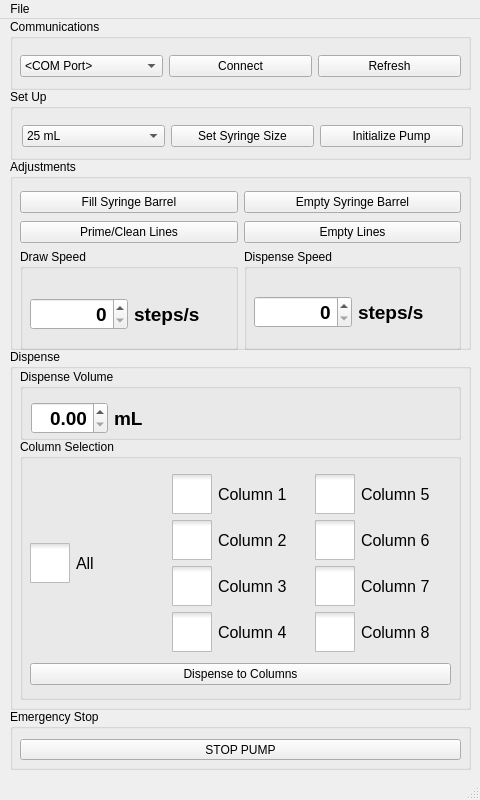
<?xml version="1.0" encoding="UTF-8"?>
<ui version="4.0">
 <class>MainWindow</class>
 <widget class="QMainWindow" name="MainWindow">
  <property name="geometry">
   <rect>
    <x>0</x>
    <y>0</y>
    <width>480</width>
    <height>800</height>
   </rect>
  </property>
  <property name="minimumSize">
   <size>
    <width>480</width>
    <height>800</height>
   </size>
  </property>
  <property name="maximumSize">
   <size>
    <width>480</width>
    <height>800</height>
   </size>
  </property>
  <property name="windowTitle">
   <string>SEC</string>
  </property>
  <property name="windowIcon">
   <iconset>
    <normaloff>../../../Desktop/unnamed.jpg</normaloff>../../../Desktop/unnamed.jpg</iconset>
  </property>
  <widget class="QWidget" name="centralwidget">
   <widget class="QGroupBox" name="commsBox">
    <property name="geometry">
     <rect>
      <x>10</x>
      <y>0</y>
      <width>461</width>
      <height>71</height>
     </rect>
    </property>
    <property name="title">
     <string>Communications</string>
    </property>
    <widget class="QWidget" name="layoutWidget">
     <property name="geometry">
      <rect>
       <x>10</x>
       <y>31</y>
       <width>441</width>
       <height>32</height>
      </rect>
     </property>
     <layout class="QHBoxLayout" name="horizontalLayout">
      <item>
       <widget class="QComboBox" name="comPortComboBox">
        <item>
         <property name="text">
          <string>&lt;COM Port&gt;</string>
         </property>
        </item>
       </widget>
      </item>
      <item>
       <widget class="QPushButton" name="connectButton">
        <property name="text">
         <string>Connect</string>
        </property>
       </widget>
      </item>
      <item>
       <widget class="QPushButton" name="refreshButton">
        <property name="toolTip">
         <string>Refresh the list of COM ports</string>
        </property>
        <property name="text">
         <string>Refresh</string>
        </property>
       </widget>
      </item>
     </layout>
    </widget>
   </widget>
   <widget class="QGroupBox" name="setUpBox">
    <property name="geometry">
     <rect>
      <x>10</x>
      <y>70</y>
      <width>461</width>
      <height>71</height>
     </rect>
    </property>
    <property name="title">
     <string>Set Up</string>
    </property>
    <widget class="QWidget" name="layoutWidget">
     <property name="geometry">
      <rect>
       <x>12</x>
       <y>31</y>
       <width>441</width>
       <height>32</height>
      </rect>
     </property>
     <layout class="QHBoxLayout" name="horizontalLayout_2">
      <item>
       <widget class="QComboBox" name="syringeComboBox">
        <item>
         <property name="text">
          <string>25 mL</string>
         </property>
        </item>
        <item>
         <property name="text">
          <string>10 mL</string>
         </property>
        </item>
        <item>
         <property name="text">
          <string>5 mL</string>
         </property>
        </item>
        <item>
         <property name="text">
          <string>1 mL</string>
         </property>
        </item>
        <item>
         <property name="text">
          <string>500 μL</string>
         </property>
        </item>
        <item>
         <property name="text">
          <string>250 μL</string>
         </property>
        </item>
        <item>
         <property name="text">
          <string>100 μL</string>
         </property>
        </item>
        <item>
         <property name="text">
          <string>50 μL</string>
         </property>
        </item>
       </widget>
      </item>
      <item>
       <widget class="QPushButton" name="syringeButton">
        <property name="toolTip">
         <string>Set the syringe barrel size (ensure this matches the physical barrel size)</string>
        </property>
        <property name="text">
         <string>Set Syringe Size</string>
        </property>
       </widget>
      </item>
      <item>
       <widget class="QPushButton" name="initializeButton">
        <property name="toolTip">
         <string>Initialize pump before sending commands</string>
        </property>
        <property name="text">
         <string>Initialize Pump</string>
        </property>
       </widget>
      </item>
     </layout>
    </widget>
   </widget>
   <widget class="QGroupBox" name="emergencyStopBox">
    <property name="geometry">
     <rect>
      <x>10</x>
      <y>690</y>
      <width>461</width>
      <height>61</height>
     </rect>
    </property>
    <property name="title">
     <string>Emergency Stop</string>
    </property>
    <widget class="QPushButton" name="stopButton">
     <property name="geometry">
      <rect>
       <x>10</x>
       <y>30</y>
       <width>441</width>
       <height>21</height>
      </rect>
     </property>
     <property name="toolTip">
      <string>Interrupt pump and stop all actions.</string>
     </property>
     <property name="text">
      <string>STOP PUMP</string>
     </property>
    </widget>
   </widget>
   <widget class="QGroupBox" name="dispenseBox">
    <property name="geometry">
     <rect>
      <x>10</x>
      <y>330</y>
      <width>461</width>
      <height>361</height>
     </rect>
    </property>
    <property name="title">
     <string>Dispense</string>
    </property>
    <widget class="QGroupBox" name="columnSelectBox">
     <property name="geometry">
      <rect>
       <x>10</x>
       <y>90</y>
       <width>441</width>
       <height>261</height>
      </rect>
     </property>
     <property name="font">
      <font>
       <weight>50</weight>
       <bold>false</bold>
      </font>
     </property>
     <property name="title">
      <string>Column Selection</string>
     </property>
     <widget class="QWidget" name="layoutWidget">
      <property name="geometry">
       <rect>
        <x>10</x>
        <y>30</y>
        <width>421</width>
        <height>221</height>
       </rect>
      </property>
      <layout class="QVBoxLayout" name="verticalLayout_4">
       <item>
        <layout class="QHBoxLayout" name="horizontalLayout_3">
         <item>
          <widget class="QCheckBox" name="allCheckBox">
           <property name="enabled">
            <bool>true</bool>
           </property>
           <property name="font">
            <font>
             <pointsize>12</pointsize>
             <weight>50</weight>
             <bold>false</bold>
            </font>
           </property>
           <property name="styleSheet">
            <string notr="true">QCheckBox::indicator {
    width: 40px;
    height: 40px;
}
QCheckBox::indicator:unchecked {
	 image: url(./CheckBoxIcons/BlankCheckBox400px.svg);
}

QCheckBox::indicator:unchecked:hover {
    image: url(./CheckBoxIcons/HoverCheckBox400px.svg);
}

QCheckBox::indicator:unchecked:pressed {
    image: url(./CheckBoxIcons/HoverCheckBox400px.svg);
}

QCheckBox::indicator:checked {
     image: url(./CheckBoxIcons/CheckedCheckBox400px.svg);
}

QCheckBox::indicator:checked:hover {
    image: url(./CheckBoxIcons/HoverCheckedCheckBox400px.svg);
}

QCheckBox::indicator:checked:pressed {
     image: url(./CheckBoxIcons/HoverCheckedCheckBox400px.svg);
}
QCheckBox::indicator:checked:disabled
{
    image: url(./CheckBoxIcons/DisabledCheckedCheckBox400px.svg);
}
QCheckBox::indicator:unchecked:disabled
{
    image: url(./CheckBoxIcons/DisabledCheckBox400px.svg);
}</string>
           </property>
           <property name="text">
            <string>All</string>
           </property>
          </widget>
         </item>
         <item>
          <layout class="QVBoxLayout" name="verticalLayout_3">
           <item>
            <widget class="QCheckBox" name="column1CheckBox">
             <property name="font">
              <font>
               <pointsize>12</pointsize>
               <weight>50</weight>
               <bold>false</bold>
              </font>
             </property>
             <property name="styleSheet">
              <string notr="true">QCheckBox::indicator {
    width: 40px;
    height: 40px;
}
QCheckBox::indicator:unchecked {
	 image: url(./CheckBoxIcons/BlankCheckBox400px.svg);
}

QCheckBox::indicator:unchecked:hover {
    image: url(./CheckBoxIcons/HoverCheckBox400px.svg);
}

QCheckBox::indicator:unchecked:pressed {
    image: url(./CheckBoxIcons/HoverCheckBox400px.svg);
}

QCheckBox::indicator:checked {
     image: url(./CheckBoxIcons/CheckedCheckBox400px.svg);
}

QCheckBox::indicator:checked:hover {
    image: url(./CheckBoxIcons/HoverCheckedCheckBox400px.svg);
}

QCheckBox::indicator:checked:pressed {
     image: url(./CheckBoxIcons/HoverCheckedCheckBox400px.svg);
}
QCheckBox::indicator:checked:disabled
{
    image: url(./CheckBoxIcons/DisabledCheckedCheckBox400px.svg);
}
QCheckBox::indicator:unchecked:disabled
{
    image: url(./CheckBoxIcons/DisabledCheckBox400px.svg);
}</string>
             </property>
             <property name="text">
              <string>Column 1</string>
             </property>
            </widget>
           </item>
           <item>
            <widget class="QCheckBox" name="column2CheckBox">
             <property name="font">
              <font>
               <pointsize>12</pointsize>
               <weight>50</weight>
               <bold>false</bold>
              </font>
             </property>
             <property name="styleSheet">
              <string notr="true">QCheckBox::indicator {
    width: 40px;
    height: 40px;
}
QCheckBox::indicator:unchecked {
	 image: url(./CheckBoxIcons/BlankCheckBox400px.svg);
}

QCheckBox::indicator:unchecked:hover {
    image: url(./CheckBoxIcons/HoverCheckBox400px.svg);
}

QCheckBox::indicator:unchecked:pressed {
    image: url(./CheckBoxIcons/HoverCheckBox400px.svg);
}

QCheckBox::indicator:checked {
     image: url(./CheckBoxIcons/CheckedCheckBox400px.svg);
}

QCheckBox::indicator:checked:hover {
    image: url(./CheckBoxIcons/HoverCheckedCheckBox400px.svg);
}

QCheckBox::indicator:checked:pressed {
     image: url(./CheckBoxIcons/HoverCheckedCheckBox400px.svg);
}
QCheckBox::indicator:checked:disabled
{
    image: url(./CheckBoxIcons/DisabledCheckedCheckBox400px.svg);
}
QCheckBox::indicator:unchecked:disabled
{
    image: url(./CheckBoxIcons/DisabledCheckBox400px.svg);
}</string>
             </property>
             <property name="text">
              <string>Column 2</string>
             </property>
            </widget>
           </item>
           <item>
            <widget class="QCheckBox" name="column3CheckBox">
             <property name="font">
              <font>
               <pointsize>12</pointsize>
               <weight>50</weight>
               <bold>false</bold>
              </font>
             </property>
             <property name="styleSheet">
              <string notr="true">QCheckBox::indicator {
    width: 40px;
    height: 40px;
}
QCheckBox::indicator:unchecked {
	 image: url(./CheckBoxIcons/BlankCheckBox400px.svg);
}

QCheckBox::indicator:unchecked:hover {
    image: url(./CheckBoxIcons/HoverCheckBox400px.svg);
}

QCheckBox::indicator:unchecked:pressed {
    image: url(./CheckBoxIcons/HoverCheckBox400px.svg);
}

QCheckBox::indicator:checked {
     image: url(./CheckBoxIcons/CheckedCheckBox400px.svg);
}

QCheckBox::indicator:checked:hover {
    image: url(./CheckBoxIcons/HoverCheckedCheckBox400px.svg);
}

QCheckBox::indicator:checked:pressed {
     image: url(./CheckBoxIcons/HoverCheckedCheckBox400px.svg);
}
QCheckBox::indicator:checked:disabled
{
    image: url(./CheckBoxIcons/DisabledCheckedCheckBox400px.svg);
}
QCheckBox::indicator:unchecked:disabled
{
    image: url(./CheckBoxIcons/DisabledCheckBox400px.svg);
}</string>
             </property>
             <property name="text">
              <string>Column 3</string>
             </property>
            </widget>
           </item>
           <item>
            <widget class="QCheckBox" name="column4CheckBox">
             <property name="font">
              <font>
               <pointsize>12</pointsize>
               <weight>50</weight>
               <bold>false</bold>
              </font>
             </property>
             <property name="styleSheet">
              <string notr="true">QCheckBox::indicator {
    width: 40px;
    height: 40px;
}
QCheckBox::indicator:unchecked {
	 image: url(./CheckBoxIcons/BlankCheckBox400px.svg);
}

QCheckBox::indicator:unchecked:hover {
    image: url(./CheckBoxIcons/HoverCheckBox400px.svg);
}

QCheckBox::indicator:unchecked:pressed {
    image: url(./CheckBoxIcons/HoverCheckBox400px.svg);
}

QCheckBox::indicator:checked {
     image: url(./CheckBoxIcons/CheckedCheckBox400px.svg);
}

QCheckBox::indicator:checked:hover {
    image: url(./CheckBoxIcons/HoverCheckedCheckBox400px.svg);
}

QCheckBox::indicator:checked:pressed {
     image: url(./CheckBoxIcons/HoverCheckedCheckBox400px.svg);
}
QCheckBox::indicator:checked:disabled
{
    image: url(./CheckBoxIcons/DisabledCheckedCheckBox400px.svg);
}
QCheckBox::indicator:unchecked:disabled
{
    image: url(./CheckBoxIcons/DisabledCheckBox400px.svg);
}</string>
             </property>
             <property name="text">
              <string>Column 4</string>
             </property>
            </widget>
           </item>
          </layout>
         </item>
         <item>
          <layout class="QVBoxLayout" name="verticalLayout_2">
           <item>
            <widget class="QCheckBox" name="column5CheckBox">
             <property name="font">
              <font>
               <pointsize>12</pointsize>
               <weight>50</weight>
               <bold>false</bold>
              </font>
             </property>
             <property name="styleSheet">
              <string notr="true">QCheckBox::indicator {
    width: 40px;
    height: 40px;
}
QCheckBox::indicator:unchecked {
	 image: url(./CheckBoxIcons/BlankCheckBox400px.svg);
}

QCheckBox::indicator:unchecked:hover {
    image: url(./CheckBoxIcons/HoverCheckBox400px.svg);
}

QCheckBox::indicator:unchecked:pressed {
    image: url(./CheckBoxIcons/HoverCheckBox400px.svg);
}

QCheckBox::indicator:checked {
     image: url(./CheckBoxIcons/CheckedCheckBox400px.svg);
}

QCheckBox::indicator:checked:hover {
    image: url(./CheckBoxIcons/HoverCheckedCheckBox400px.svg);
}

QCheckBox::indicator:checked:pressed {
     image: url(./CheckBoxIcons/HoverCheckedCheckBox400px.svg);
}
QCheckBox::indicator:checked:disabled
{
    image: url(./CheckBoxIcons/DisabledCheckedCheckBox400px.svg);
}
QCheckBox::indicator:unchecked:disabled
{
    image: url(./CheckBoxIcons/DisabledCheckBox400px.svg);
}</string>
             </property>
             <property name="text">
              <string>Column 5</string>
             </property>
            </widget>
           </item>
           <item>
            <widget class="QCheckBox" name="column6CheckBox">
             <property name="font">
              <font>
               <pointsize>12</pointsize>
               <weight>50</weight>
               <bold>false</bold>
              </font>
             </property>
             <property name="styleSheet">
              <string notr="true">QCheckBox::indicator {
    width: 40px;
    height: 40px;
}
QCheckBox::indicator:unchecked {
	 image: url(./CheckBoxIcons/BlankCheckBox400px.svg);
}

QCheckBox::indicator:unchecked:hover {
    image: url(./CheckBoxIcons/HoverCheckBox400px.svg);
}

QCheckBox::indicator:unchecked:pressed {
    image: url(./CheckBoxIcons/HoverCheckBox400px.svg);
}

QCheckBox::indicator:checked {
     image: url(./CheckBoxIcons/CheckedCheckBox400px.svg);
}

QCheckBox::indicator:checked:hover {
    image: url(./CheckBoxIcons/HoverCheckedCheckBox400px.svg);
}

QCheckBox::indicator:checked:pressed {
     image: url(./CheckBoxIcons/HoverCheckedCheckBox400px.svg);
}
QCheckBox::indicator:checked:disabled
{
    image: url(./CheckBoxIcons/DisabledCheckedCheckBox400px.svg);
}
QCheckBox::indicator:unchecked:disabled
{
    image: url(./CheckBoxIcons/DisabledCheckBox400px.svg);
}</string>
             </property>
             <property name="text">
              <string>Column 6</string>
             </property>
            </widget>
           </item>
           <item>
            <widget class="QCheckBox" name="column7CheckBox">
             <property name="font">
              <font>
               <pointsize>12</pointsize>
               <weight>50</weight>
               <bold>false</bold>
              </font>
             </property>
             <property name="styleSheet">
              <string notr="true">QCheckBox::indicator {
    width: 40px;
    height: 40px;
}
QCheckBox::indicator:unchecked {
	 image: url(./CheckBoxIcons/BlankCheckBox400px.svg);
}

QCheckBox::indicator:unchecked:hover {
    image: url(./CheckBoxIcons/HoverCheckBox400px.svg);
}

QCheckBox::indicator:unchecked:pressed {
    image: url(./CheckBoxIcons/HoverCheckBox400px.svg);
}

QCheckBox::indicator:checked {
     image: url(./CheckBoxIcons/CheckedCheckBox400px.svg);
}

QCheckBox::indicator:checked:hover {
    image: url(./CheckBoxIcons/HoverCheckedCheckBox400px.svg);
}

QCheckBox::indicator:checked:pressed {
     image: url(./CheckBoxIcons/HoverCheckedCheckBox400px.svg);
}
QCheckBox::indicator:checked:disabled
{
    image: url(./CheckBoxIcons/DisabledCheckedCheckBox400px.svg);
}
QCheckBox::indicator:unchecked:disabled
{
    image: url(./CheckBoxIcons/DisabledCheckBox400px.svg);
}</string>
             </property>
             <property name="text">
              <string>Column 7</string>
             </property>
            </widget>
           </item>
           <item>
            <widget class="QCheckBox" name="column8CheckBox">
             <property name="font">
              <font>
               <pointsize>12</pointsize>
               <weight>50</weight>
               <bold>false</bold>
              </font>
             </property>
             <property name="styleSheet">
              <string notr="true">QCheckBox::indicator {
    width: 40px;
    height: 40px;
}
QCheckBox::indicator:unchecked {
	 image: url(./CheckBoxIcons/BlankCheckBox400px.svg);
}

QCheckBox::indicator:unchecked:hover {
    image: url(./CheckBoxIcons/HoverCheckBox400px.svg);
}

QCheckBox::indicator:unchecked:pressed {
    image: url(./CheckBoxIcons/HoverCheckBox400px.svg);
}

QCheckBox::indicator:checked {
     image: url(./CheckBoxIcons/CheckedCheckBox400px.svg);
}

QCheckBox::indicator:checked:hover {
    image: url(./CheckBoxIcons/HoverCheckedCheckBox400px.svg);
}

QCheckBox::indicator:checked:pressed {
     image: url(./CheckBoxIcons/HoverCheckedCheckBox400px.svg);
}
QCheckBox::indicator:checked:disabled
{
    image: url(./CheckBoxIcons/DisabledCheckedCheckBox400px.svg);
}
QCheckBox::indicator:unchecked:disabled
{
    image: url(./CheckBoxIcons/DisabledCheckBox400px.svg);
}</string>
             </property>
             <property name="text">
              <string>Column 8</string>
             </property>
             <property name="iconSize">
              <size>
               <width>16</width>
               <height>16</height>
              </size>
             </property>
            </widget>
           </item>
          </layout>
         </item>
        </layout>
       </item>
       <item>
        <widget class="QPushButton" name="dispenseVolumeButton">
         <property name="toolTip">
          <string>Dispense specified volume from reservoir to column lines*
* Either all columns, or specified columns</string>
         </property>
         <property name="text">
          <string>Dispense to Columns</string>
         </property>
        </widget>
       </item>
      </layout>
     </widget>
    </widget>
    <widget class="QGroupBox" name="dispenseVolumeBox">
     <property name="geometry">
      <rect>
       <x>10</x>
       <y>20</y>
       <width>441</width>
       <height>71</height>
      </rect>
     </property>
     <property name="title">
      <string>Dispense Volume</string>
     </property>
     <widget class="QWidget" name="layoutWidget">
      <property name="geometry">
       <rect>
        <x>11</x>
        <y>31</y>
        <width>421</width>
        <height>37</height>
       </rect>
      </property>
      <layout class="QHBoxLayout" name="horizontalLayout_4">
       <item>
        <widget class="QDoubleSpinBox" name="dispenseSpinBox">
         <property name="font">
          <font>
           <pointsize>14</pointsize>
           <weight>75</weight>
           <bold>true</bold>
          </font>
         </property>
         <property name="alignment">
          <set>Qt::AlignRight|Qt::AlignTrailing|Qt::AlignVCenter</set>
         </property>
         <property name="decimals">
          <number>2</number>
         </property>
         <property name="singleStep">
          <double>0.100000000000000</double>
         </property>
        </widget>
       </item>
       <item>
        <widget class="QLabel" name="dispenseUnits">
         <property name="font">
          <font>
           <pointsize>14</pointsize>
           <weight>75</weight>
           <bold>true</bold>
          </font>
         </property>
         <property name="text">
          <string>mL</string>
         </property>
        </widget>
       </item>
       <item>
        <widget class="QLabel" name="volRangeLabel">
         <property name="sizePolicy">
          <sizepolicy hsizetype="Expanding" vsizetype="Preferred">
           <horstretch>0</horstretch>
           <verstretch>0</verstretch>
          </sizepolicy>
         </property>
        </widget>
       </item>
      </layout>
     </widget>
    </widget>
   </widget>
   <widget class="QGroupBox" name="adjustmentBox">
    <property name="geometry">
     <rect>
      <x>10</x>
      <y>140</y>
      <width>461</width>
      <height>191</height>
     </rect>
    </property>
    <property name="title">
     <string>Adjustments</string>
    </property>
    <widget class="QWidget" name="layoutWidget">
     <property name="geometry">
      <rect>
       <x>10</x>
       <y>90</y>
       <width>441</width>
       <height>101</height>
      </rect>
     </property>
     <layout class="QHBoxLayout" name="horizontalLayout_5">
      <item>
       <widget class="QGroupBox" name="speedGroupBox">
        <property name="title">
         <string>Draw Speed</string>
        </property>
        <widget class="QWidget" name="layoutWidget">
         <property name="geometry">
          <rect>
           <x>10</x>
           <y>35</y>
           <width>201</width>
           <height>61</height>
          </rect>
         </property>
         <layout class="QVBoxLayout" name="verticalLayout_5">
          <item>
           <layout class="QHBoxLayout" name="horizontalLayout_6">
            <item>
             <widget class="QDoubleSpinBox" name="drawSpeedSpinBox">
              <property name="font">
               <font>
                <pointsize>14</pointsize>
                <weight>75</weight>
                <bold>true</bold>
               </font>
              </property>
              <property name="alignment">
               <set>Qt::AlignRight|Qt::AlignTrailing|Qt::AlignVCenter</set>
              </property>
              <property name="decimals">
               <number>0</number>
              </property>
              <property name="singleStep">
               <double>100.000000000000000</double>
              </property>
             </widget>
            </item>
            <item>
             <widget class="QLabel" name="drawSpeedUnits">
              <property name="font">
               <font>
                <pointsize>14</pointsize>
                <weight>75</weight>
                <bold>true</bold>
               </font>
              </property>
              <property name="text">
               <string>steps/s</string>
              </property>
             </widget>
            </item>
           </layout>
          </item>
         </layout>
        </widget>
       </widget>
      </item>
      <item>
       <widget class="QGroupBox" name="groupBox">
        <property name="title">
         <string>Dispense Speed</string>
        </property>
        <widget class="QWidget" name="layoutWidget">
         <property name="geometry">
          <rect>
           <x>10</x>
           <y>33</y>
           <width>201</width>
           <height>61</height>
          </rect>
         </property>
         <layout class="QVBoxLayout" name="verticalLayout_6">
          <item>
           <layout class="QHBoxLayout" name="horizontalLayout_7">
            <item>
             <widget class="QDoubleSpinBox" name="dispenseSpeedSpinBox">
              <property name="font">
               <font>
                <pointsize>14</pointsize>
                <weight>75</weight>
                <bold>true</bold>
               </font>
              </property>
              <property name="alignment">
               <set>Qt::AlignRight|Qt::AlignTrailing|Qt::AlignVCenter</set>
              </property>
              <property name="decimals">
               <number>0</number>
              </property>
              <property name="singleStep">
               <double>100.000000000000000</double>
              </property>
             </widget>
            </item>
            <item>
             <widget class="QLabel" name="dispenseSpeedUnits">
              <property name="font">
               <font>
                <pointsize>14</pointsize>
                <weight>75</weight>
                <bold>true</bold>
               </font>
              </property>
              <property name="text">
               <string>steps/s</string>
              </property>
             </widget>
            </item>
           </layout>
          </item>
         </layout>
        </widget>
       </widget>
      </item>
     </layout>
    </widget>
    <widget class="QWidget" name="layoutWidget">
     <property name="geometry">
      <rect>
       <x>10</x>
       <y>30</y>
       <width>441</width>
       <height>56</height>
      </rect>
     </property>
     <layout class="QHBoxLayout" name="horizontalLayout_8">
      <item>
       <layout class="QVBoxLayout" name="verticalLayout_7">
        <item>
         <widget class="QPushButton" name="fillButton">
          <property name="toolTip">
           <string>Fully draw syringe, from reservoir</string>
          </property>
          <property name="text">
           <string>Fill Syringe Barrel</string>
          </property>
         </widget>
        </item>
        <item>
         <widget class="QPushButton" name="primeButton">
          <property name="toolTip">
           <string>1. Draw partly from reservoir.
2. Dispense back to reservoir (remove any air).
3. Draw fully from reservoir.
4. Dispense to each column line equally.</string>
          </property>
          <property name="text">
           <string>Prime/Clean Lines</string>
          </property>
         </widget>
        </item>
       </layout>
      </item>
      <item>
       <layout class="QVBoxLayout" name="verticalLayout">
        <item>
         <widget class="QPushButton" name="emptyButton">
          <property name="toolTip">
           <string>Dispense syringe barrel to reservoir</string>
          </property>
          <property name="text">
           <string>Empty Syringe Barrel</string>
          </property>
         </widget>
        </item>
        <item>
         <widget class="QPushButton" name="emptyLinesButton">
          <property name="toolTip">
           <string>Draw from each column line, dispense to reservoir.</string>
          </property>
          <property name="text">
           <string>Empty Lines</string>
          </property>
         </widget>
        </item>
       </layout>
      </item>
     </layout>
    </widget>
   </widget>
  </widget>
  <widget class="QMenuBar" name="menubar">
   <property name="geometry">
    <rect>
     <x>0</x>
     <y>0</y>
     <width>480</width>
     <height>21</height>
    </rect>
   </property>
   <widget class="QMenu" name="menuFile">
    <property name="title">
     <string>File</string>
    </property>
    <addaction name="actionConsole"/>
    <addaction name="actionQuit"/>
   </widget>
   <addaction name="menuFile"/>
  </widget>
  <widget class="QStatusBar" name="statusbar"/>
  <action name="actionQuit">
   <property name="text">
    <string>Quit</string>
   </property>
   <property name="statusTip">
    <string>Quit the application</string>
   </property>
   <property name="shortcut">
    <string>Ctrl+Q</string>
   </property>
  </action>
  <action name="actionConsole">
   <property name="enabled">
    <bool>false</bool>
   </property>
   <property name="text">
    <string>Console</string>
   </property>
   <property name="statusTip">
    <string>Open a console for manual serial commands. Connection must be open.</string>
   </property>
  </action>
 </widget>
 <tabstops>
  <tabstop>comPortComboBox</tabstop>
  <tabstop>connectButton</tabstop>
  <tabstop>refreshButton</tabstop>
  <tabstop>syringeComboBox</tabstop>
  <tabstop>syringeButton</tabstop>
  <tabstop>initializeButton</tabstop>
  <tabstop>fillButton</tabstop>
  <tabstop>emptyButton</tabstop>
  <tabstop>primeButton</tabstop>
  <tabstop>emptyLinesButton</tabstop>
  <tabstop>drawSpeedSpinBox</tabstop>
  <tabstop>dispenseSpeedSpinBox</tabstop>
  <tabstop>dispenseSpinBox</tabstop>
  <tabstop>allCheckBox</tabstop>
  <tabstop>column1CheckBox</tabstop>
  <tabstop>column2CheckBox</tabstop>
  <tabstop>column3CheckBox</tabstop>
  <tabstop>column4CheckBox</tabstop>
  <tabstop>column5CheckBox</tabstop>
  <tabstop>column6CheckBox</tabstop>
  <tabstop>column7CheckBox</tabstop>
  <tabstop>column8CheckBox</tabstop>
  <tabstop>dispenseVolumeButton</tabstop>
  <tabstop>stopButton</tabstop>
 </tabstops>
 <resources/>
 <connections/>
</ui>
